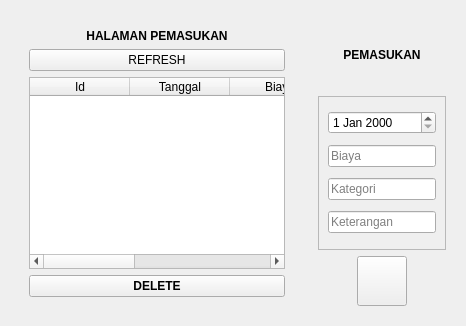
               <widget class="QWidget" name="pemasukanHalaman">
                <layout class="QHBoxLayout" name="horizontalLayout">
                 <item>
                  <widget class="QWidget" name="tabelPemasukan" native="true">
                   <layout class="QVBoxLayout" name="verticalLayout_16">
                    <item>
                     <widget class="QWidget" name="widget_9" native="true">
                      <layout class="QVBoxLayout" name="verticalLayout_17">
                       <item>
                        <widget class="QLabel" name="label_7">
                         <property name="font">
                          <font>
                           <weight>75</weight>
                           <bold>true</bold>
                          </font>
                         </property>
                         <property name="text">
                          <string>HALAMAN PEMASUKAN</string>
                         </property>
                         <property name="alignment">
                          <set>Qt::AlignCenter</set>
                         </property>
                        </widget>
                       </item>
                       <item>
                        <widget class="QPushButton" name="refreshButton">
                         <property name="text">
                          <string>REFRESH</string>
                         </property>
                        </widget>
                       </item>
                       <item>
                        <widget class="QTableWidget" name="incomeTableWidget">
                         <column>
                          <property name="text">
                           <string>Id</string>
                          </property>
                         </column>
                         <column>
                          <property name="text">
                           <string>Tanggal</string>
                          </property>
                         </column>
                         <column>
                          <property name="text">
                           <string>Biaya</string>
                          </property>
                         </column>
                         <column>
                          <property name="text">
                           <string>Kategori</string>
                          </property>
                         </column>
                         <column>
                          <property name="text">
                           <string>Keterangan</string>
                          </property>
                         </column>
                        </widget>
                       </item>
                       <item>
                        <widget class="QPushButton" name="deleteIncomeButton">
                         <property name="font">
                          <font>
                           <weight>75</weight>
                           <bold>true</bold>
                          </font>
                         </property>
                         <property name="text">
                          <string>DELETE</string>
                         </property>
                        </widget>
                       </item>
                      </layout>
                     </widget>
                    </item>
                   </layout>
                  </widget>
                 </item>
                 <item>
                  <widget class="QWidget" name="inputMasuk" native="true">
                   <property name="maximumSize">
                    <size>
                     <width>150</width>
                     <height>16777215</height>
                    </size>
                   </property>
                   <layout class="QVBoxLayout" name="verticalLayout_14">
                    <item alignment="Qt::AlignHCenter">
                     <widget class="QLabel" name="label">
                      <property name="minimumSize">
                       <size>
                        <width>80</width>
                        <height>70</height>
                       </size>
                      </property>
                      <property name="maximumSize">
                       <size>
                        <width>80</width>
                        <height>70</height>
                       </size>
                      </property>
                      <property name="font">
                       <font>
                        <weight>75</weight>
                        <bold>true</bold>
                       </font>
                      </property>
                      <property name="text">
                       <string>PEMASUKAN</string>
                      </property>
                      <property name="alignment">
                       <set>Qt::AlignCenter</set>
                      </property>
                     </widget>
                    </item>
                    <item>
                     <widget class="QFrame" name="frame_2">
                      <property name="frameShape">
                       <enum>QFrame::StyledPanel</enum>
                      </property>
                      <property name="frameShadow">
                       <enum>QFrame::Raised</enum>
                      </property>
                      <layout class="QVBoxLayout" name="verticalLayout_15">
                       <item>
                        <widget class="QDateEdit" name="incomeDataEdit"/>
                       </item>
                       <item>
                        <widget class="QLineEdit" name="incomeAmountEdit">
                         <property name="placeholderText">
                          <string>Biaya</string>
                         </property>
                        </widget>
                       </item>
                       <item>
                        <widget class="QLineEdit" name="incomeCategoryEdit">
                         <property name="placeholderText">
                          <string>Kategori</string>
                         </property>
                        </widget>
                       </item>
                       <item>
                        <widget class="QLineEdit" name="incomeDescriptionEdit">
                         <property name="placeholderText">
                          <string>Keterangan</string>
                         </property>
                        </widget>
                       </item>
                      </layout>
                     </widget>
                    </item>
                    <item alignment="Qt::AlignHCenter">
                     <widget class="QPushButton" name="addIncomeButton">
                      <property name="minimumSize">
                       <size>
                        <width>50</width>
                        <height>50</height>
                       </size>
                      </property>
                      <property name="maximumSize">
                       <size>
                        <width>50</width>
                        <height>50</height>
                       </size>
                      </property>
                      <property name="text">
                       <string/>
                      </property>
                      <property name="icon">
                       <iconset resource="../Qss/icons/_icons.qrc">
                        <normaloff>:/font_awesome_regular/icons/font_awesome/regular/square-plus.png</normaloff>:/font_awesome_regular/icons/font_awesome/regular/square-plus.png</iconset>
                      </property>
                      <property name="iconSize">
                       <size>
                        <width>30</width>
                        <height>30</height>
                       </size>
                      </property>
                     </widget>
                    </item>
                   </layout>
                  </widget>
                 </item>
                </layout>
               </widget>
